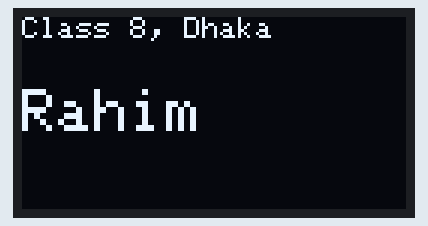
This sketch was run on a simulated Arduino Uno, built with avr-gcc and run on an emulated ATmega328P. On the bench: 128×64 one-colour display.

Above: at 0.1 s.

The sketch:

practice_1_name_badge.ino
```cpp
// Chapter 4, Practice 1 - Name Badge
// Your class or school small in the yellow strip, your name big below.

#include <Wire.h>
#include <Adafruit_GFX.h>
#include <Adafruit_SSD1306.h>

const int SCREEN_WIDTH  = 128;
const int SCREEN_HEIGHT = 64;
Adafruit_SSD1306 display(SCREEN_WIDTH, SCREEN_HEIGHT, &Wire, -1);

void setup() {
  Serial.begin(115200);
  if (!display.begin(SSD1306_SWITCHCAPVCC, 0x3C)) {
    Serial.println("OLED not found");
  }
  display.setTextColor(SSD1306_WHITE);
  display.clearDisplay();
  display.setTextSize(1);
  display.setCursor(0, 0);
  display.println("Class 8, Dhaka");   // yellow strip (rows 0-15)
  display.setTextSize(2);
  display.setCursor(0, 24);            // blue area
  display.println("Rahim");            // your name here
  display.display();
}

void loop() {
}
```
